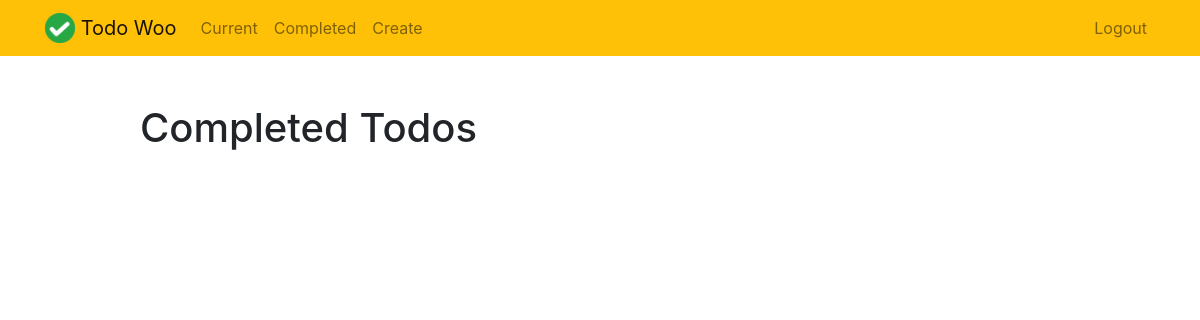
/completedtodo (signed in), run on an earlier commit of the app's database.
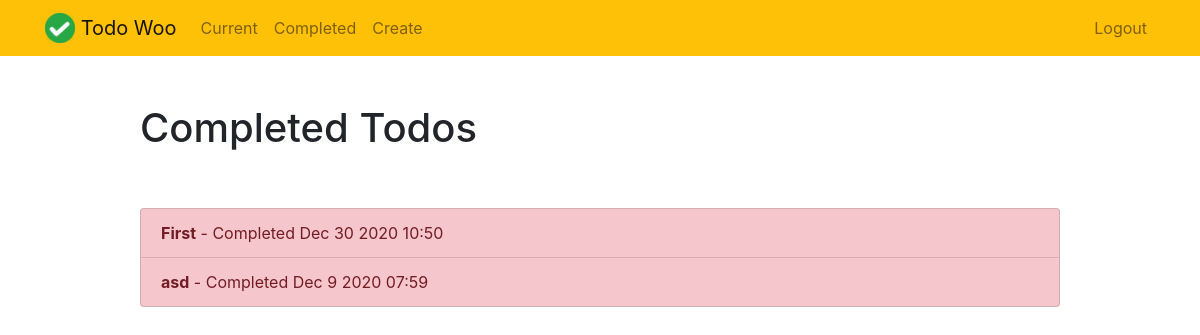
And on a later commit of the database.
### todo/models.py (models this page shows, shortened)
class Todo_list(models.Model):
    title = models.CharField(max_length = 100)
    memo = models.TextField(blank=True)
    created = models.DateTimeField(auto_now_add=True)
    datecompleted = models.DateTimeField(null = True, blank=True)
    important = models.BooleanField(default=False)
    user = models.ForeignKey(settings.AUTH_USER_MODEL, on_delete=models.CASCADE)

### todo/views.py (the view)
# urls.py: path('completedtodo', completedtodo, name = 'completedtodos'),
@login_required
def completedtodo(request):
    alltodos = Todo_list.objects.filter(user = request.user, datecompleted__isnull=False).order_by('-datecompleted')
    return render(request, 'todo/completedtodo.html', {'todos':alltodos})

### todo/templates/todo/completedtodo.html
{% extends "todo/base.html" %}
{% block content %}
    <div class="row justify-content-center mt-5">
        <div class="col-md-10">
            <h1>Completed Todos</h1>
        </div>
    </div>
    <div class="row justify-content-center mt-5">
        <div class="col-md-10">
            <div class="list-group">
                {% for todo in todos %}
                    <a href="{% url 'todo:viewtodo' todo.id %}" class="list-group-item list-group-item-action{% if todo.important %} list-group-item-danger{% endif %}"><b>{{ todo.title }}</b> - Completed {{ todo.datecompleted|date:'M j Y H:i' }}</a>
                {% endfor %}
            </div>
        </div>
    </div>
{% endblock %}

### todo/templates/todo/base.html (shortened to what this page needs)
{% load static %}
<!doctype html>
<html lang="en">
<head>
    <link rel="stylesheet" href="https://stackpath.bootstrapcdn.com/bootstrap/4.4.1/css/bootstrap.min.css">
</head>
<body>
<nav class="navbar navbar-expand-md navbar-light bg-warning">
<div class="container">
    <a class="navbar-brand" href="{% url 'todo:home' %}">
         <img src="{% static 'todo/logo.png' %}" width="30" height="30" class="d-inline-block align-top">
        <span>Todo Woo</span>
    </a>
    <div class="collapse navbar-collapse" id="navbarNav">
    {% if user.is_authenticated %}
        <ul class="navbar-nav mr-auto">
                <li class="nav-item {{ current }}">
                    <a class="nav-link" href="{% url 'todo:currenttodos' %}">Current</a>
                </li>
                <li class="nav-item {{ completed }}">
                    <a class="nav-link" href="{% url 'todo:completedtodos' %}">Completed</a>
                </li>
                <li class="nav-item {{ create }}">
                    <a class="nav-link" href="{% url 'todo:createtodo' %}">Create</a>
                </li>
        </ul>
    {% endif %}
    <ul class="navbar-nav ml-auto">
            {% if user.is_authenticated %}
                <li class="nav-item">
                    <a href="#" onclick="$('#signOutBtn').click()" class="nav-link">Logout</a>
                </li>
            {% endif %}
        </ul>
    </div>
</div>
</nav>
<div class="container">
{% block content %}{% endblock %}
</div>
</body>
</html>

What changed in the data, as far as the page shows it:
added Todo_list: title "First", datecompleted "Dec 30 2020 10:50"
added Todo_list: title "asd", datecompleted "Dec 9 2020 07:59"
